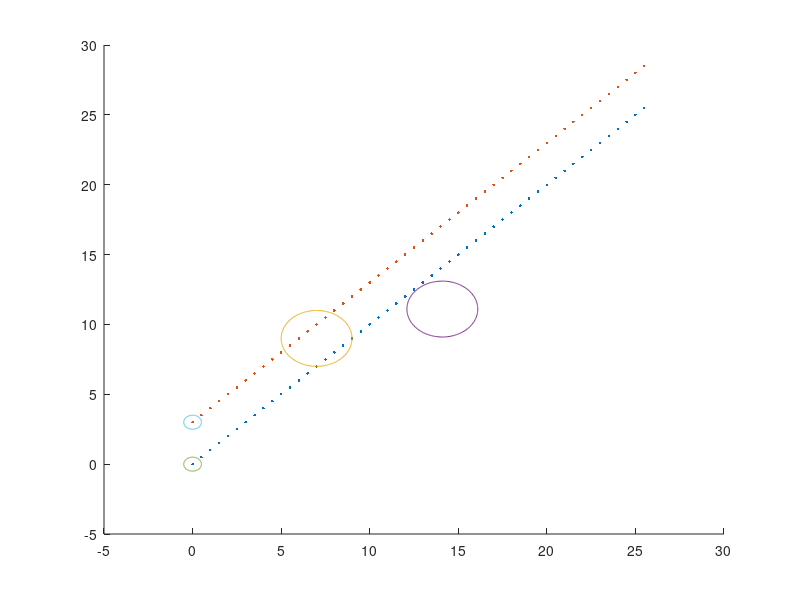

Here is the MATLAB script that generated this plot: (Note: this script raises an error after producing the figure.)
clc 
clear all
clf

A=[0 0;0 0];
B=[1 0;0 1];
C=eye(2,2);
D=zeros(2,2);

sys=ss(A,B,C,D);


Num_agen=2;


Ts=0.1;
sysd=c2d(sys,Ts);
Ad=sysd.A;
Bd=sysd.B;
T=50;
%% intial trajectory
count=1;
X(:,1)=[0;0 ; 0;3];
for t=0:Ts:5
    if t<2
        u(:,count)=5*ones(2*Num_agen,1);
    else
        u(:,count)=5*ones(2*Num_agen,1);
    end
    for i=1:Num_agen
        X((2*i-1):(2*i),count+1)=Ad*X((2*i-1):(2*i),count)+Bd*u((2*i-1):(2*i),count);
    end
    count=count+1;   
end

X0=X;
for i=1:Num_agen
    hold on
    plot(X((2*i-1),:),X((2*i),:),'.')
end


hold on

%%
R_obs=2;
R_agent=0.5;
N=length(X(1,:));
obs_center=[7,9; ...
    14.1,11.1; ...
    X(1:2,1)'; ...
    X(3:4,1)'];
R_plot=[R_obs,R_obs,R_agent,R_agent];
R=[R_obs+R_agent,R_obs+R_agent,2*R_agent,2*R_agent];


alpha=1;
obs_num=length(R);
r_default=ones(Num_agen,1);

lambda=10000;

i=1;
figure(1)
tol=0.001;



hold on

theta=linspace(0,2*pi,201);
for j=1:obs_num
    x_theta=R_plot(j)*cos(theta);
    y_theta=R_plot(j)*sin(theta);
    plot(obs_center(j,1)+x_theta,obs_center(j,2)+y_theta)
end

for iteration=1:60
    




    cvx_begin 
        
        variable w(2*Num_agen,N-1)

        variable v(2*Num_agen,N-1)
        variable d(2*Num_agen,N)
        variable U(1,N-1)
        variable s(N*(obs_num-1),Num_agen)

        variable X_diff(N-1,Num_agen)
        %variable s_pos(N)
        %minimize (  500*sum(U*Ts) + lambda*sum(sum(abs(v)))  + lambda*(sum(max(s(:,1),0))   +   1*sum(max(s(:,2),0))) )
        
        minimize (   0.001*sum(sum(abs((u+w)*Ts))) + lambda*sum(sum(abs(v)))  + lambda*0.001*(   sum(sum(max(s,0)))   )) 

        subject to
        cvx_precision best
        %cvx_precision low
        E=eye(2);
        d(:,1)==zeros(2*Num_agen,1);




        
        for i=1:N-1

        obs_center=[7,9; ...
                    14.1,11.1; ...
                     X(1:2,i)'; ...
                     X(3:4,i)'];

            for j=1:Num_agen


                -r_default(j,1)<=w((2*j-1):(2*j),i)<=r_default(j,1);
  


                X((2*j-1):(2*j),i+1)+d((2*j-1):(2*j),i+1)== ...
                    (Ad*X((2*j-1):(2*j),i)+Ad*d((2*j-1):(2*j),i))+ ...
                    (Bd*u((2*j-1):(2*j),i)+Bd*w((2*j-1):(2*j),i))+E*v((2*j-1):(2*j),i);
                U(i)==norm(u(:,i),2);

                %X_diff(i,j)==norm(X((2*j-1):(2*j),i+1)-X((2*j-1):(2*j),i),2);




                countk=1;

                for k=1:obs_num
                    if k==j+2
                        continue
                    end
                    R(k)-norm(X((2*j-1):(2*j),i)-obs_center(k,:)',2)- ...
                        (X((2*j-1):(2*j),i)-obs_center(k,:)')'*(X((2*j-1):(2*j),i)+d((2*j-1):(2*j),i)-obs_center(k,:)') ...
                        /norm(X((2*j-1):(2*j),i)-obs_center(k,:)',2)<=s((countk-1)*(N)+i,j);
                    countk=countk+1;
                end
            end

        end

        X(:,N)+d(:,N)==[20;20;25;25];
        
    cvx_end

    % 


    w=full(w);
    v=full(v);
    d=full(d);
    X=X+d;
    u=u+w;
    hold on
    for i=1:Num_agen
        hold on
        plot(X((2*i-1),:),X((2*i),:),'.')
    end
    ss=0;



    for i=1:N
        obs_center=[7,9; ...
            14.1,11.1; ...
            X(1:2,1)'; ...
            X(3:4,1)'];
        for j=1:Num_agen
            countk=1;
            for k=1:obs_num
                if k==j+2
                    continue
                end
                ss((countk-1)*(N)+i,j)=R(k)-norm(X((2*j-1):(2*j),i)-obs_center(k,:)',2);
                countk=countk+1;
            end
        end
        
    end

    ss_max=max(ss);

    for i=1:Num_agen
        if ss_max(i)<0
            r_default(i)=0;
        else
            r_default(i)=1;
        end
    end

    
    
    if max(max(ss))<0 && iteration>4
        break;
    end
    pause(0.01)
end


%%
figure(2)
hold on
for i=1:N
    for j=1:Num_agen
        hold on
        plot(X((2*j-1),i),X((2*j),i),'g.')
        %plot(X0((2*i-1),:),X0((2*i),:),'.')
    end

    obs_center=[7,9; ...
        14.1,11.1; ...
        X(1:2,i)'; ...
        X(3:4,i)'];


    theta=linspace(0,2*pi,201);
    xlim([0 25])
    ylim([0 25])
    for j=1:obs_num
        hold on
        x_theta=R_plot(j)*cos(theta);
        y_theta=R_plot(j)*sin(theta);
        plot(obs_center(j,1)+x_theta,obs_center(j,2)+y_theta,'b')
    end

pause(0.05)
%clf


end









%% utility funcitons


function XX=stack_vec(X,u)
    XX=reshape(X(:,1:end-1),[length((X(:,1)))*length(X(1,:))-4,1]);
    uu=reshape(u,[length((u(:,1)))*length(u(1,:)),1]);
    XX=[XX;uu];
end


function [X,u]=unstack_vec(XX,uu)
    X=reshape(XX,[4,length(XX)/4]);
    u=reshape(uu,[2,length(uu)/2]);
end